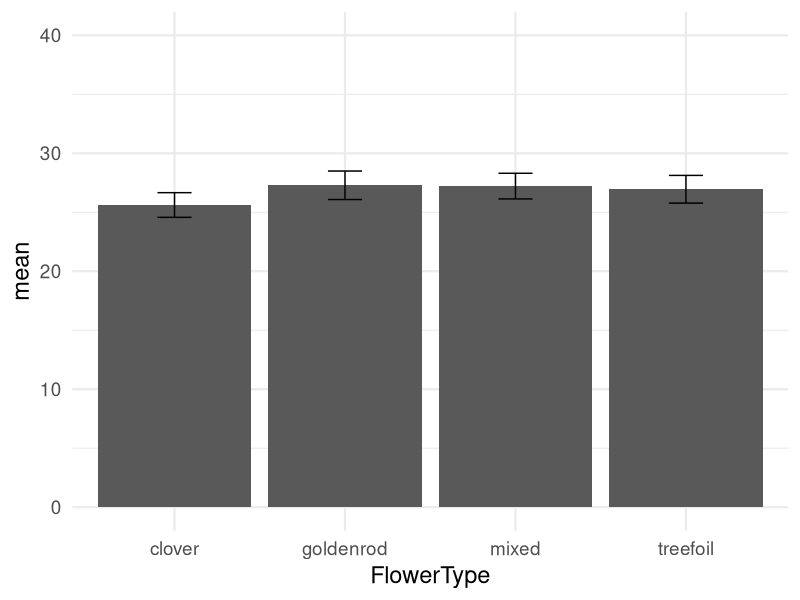
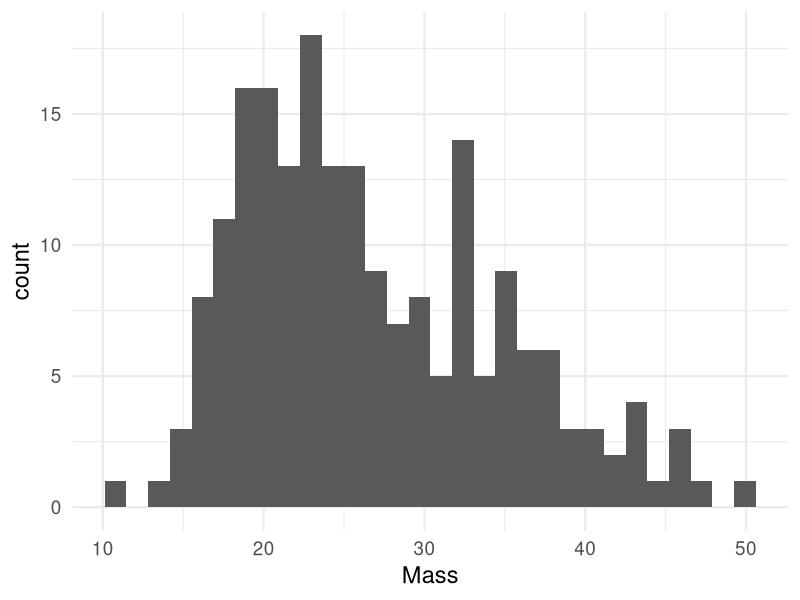
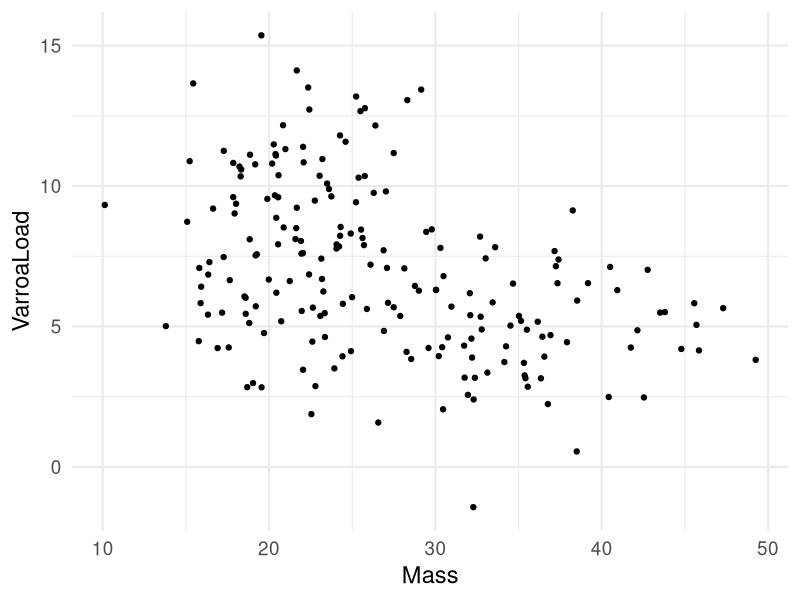
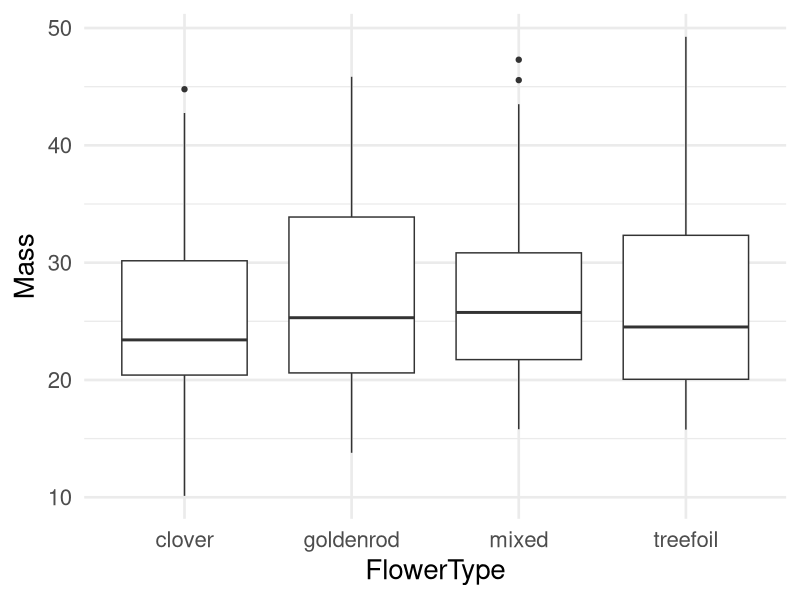
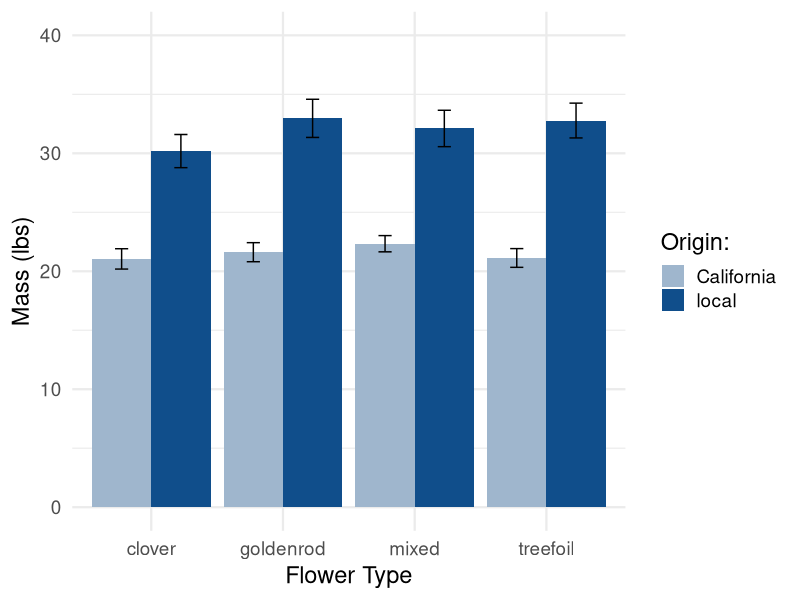
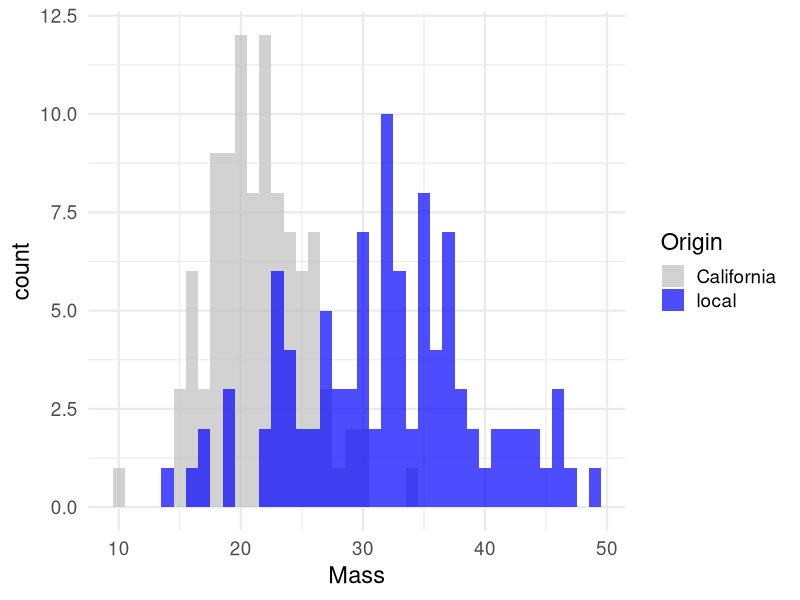
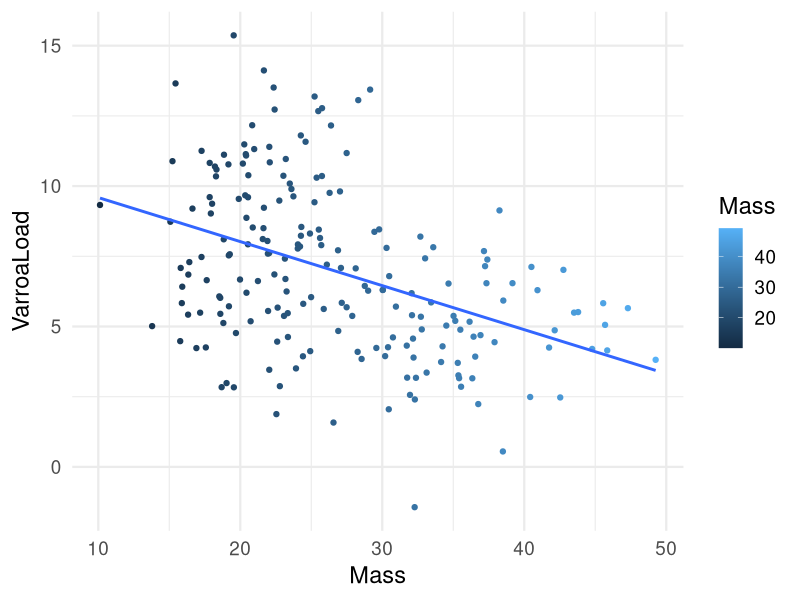
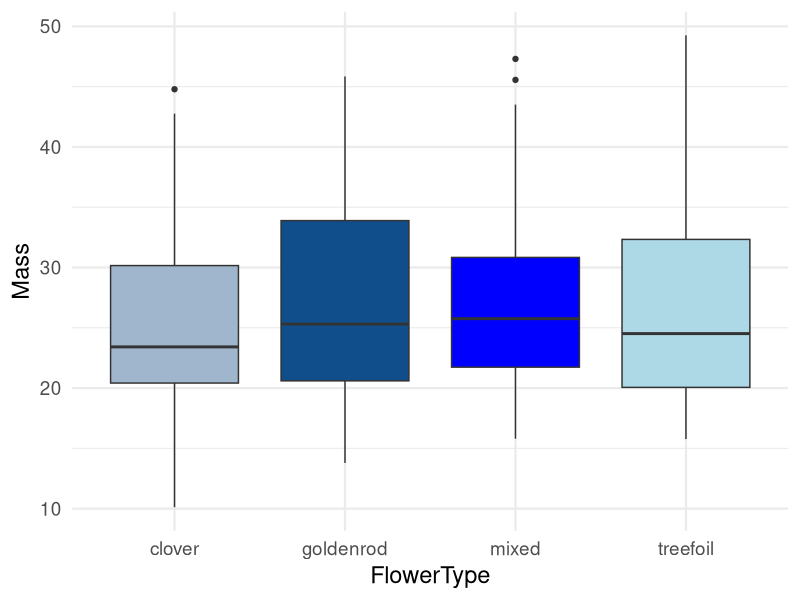

Generate these figures, in order, with R:
################################################
# ggplot 2 Presentation
# P. Alexander Burnham
# May 3, 2017
# Comp. Bio
################################################
# Preliminaries:

# Clear memory of varaiables and objects:
rm(list=ls())

# load packages:
library(ggplot2)
library(plyr)

################################################

# data:

ID <- c(1:200)

# create a factor called origin
Origin <- c(rep("local", 100), 
            rep("California", 100))

# create a factor called flower type
FlowerType <- rep(c(rep("clover",25), 
                    rep("goldenrod",25), 
                    rep("treefoil",25), 
                    rep("mixed",25)),2)

# create a variable called mass
Mass <- c(rnorm(n = 100,
                mean=32, 
                sd = 8), rnorm(n = 100, 
                               mean=21, 
                               sd=4))
# create a variable called Nosema Load
NosemaLoad <-c(rnorm(n = 100,
                     mean=100000, 
                     sd = 80000), rnorm(n = 100, 
                                        mean=500000, 
                                        sd=40000))

# create a variable called varroa load
VarroaLoad <- c(rnorm(n = 100,
                      mean=5, 
                      sd = 2), rnorm(n = 100, 
                                     mean=9, 
                                     sd=3))

# create a variable called time
Time <- rep(c(rep("Time1", 50), rep("Time2", 50)),2)

# create data frame
DF <- data.frame(ID, Origin, FlowerType, Mass, NosemaLoad, VarroaLoad, Time)



#####################################################################

# using ddply to get summary stats for mass:
DF1 <- ddply(DF, c("FlowerType"), summarise, 
             n = length(Mass),
             mean = mean(Mass, na.rm=TRUE),
             sd = sd(Mass, na.rm=TRUE),
             se = sd / sqrt(n))

#####################################################################

plot1 <- ggplot(DF1, aes(x=FlowerType,
                         y=mean)) + geom_bar(stat = "identity") 

plot1 + theme_minimal(base_size = 17) + geom_errorbar(aes(ymin=mean-se, ymax=mean+se), width=.2, position=position_dodge(.9)) +coord_cartesian(ylim = c(0, 40))

# histogram

plot2 <- ggplot(DF, aes(Mass))

plot2 + geom_histogram() + stat_bin(bins = 30) + theme_minimal(base_size = 17)


# scatter plot:

plot3 <- ggplot(DF, aes(x=Mass, 
                        y=VarroaLoad))

plot3 + geom_point() + theme_minimal(base_size = 17) 

# boxplot

plot4 <- ggplot(DF, aes(x=FlowerType, 
                        y=Mass))

plot4 + geom_boxplot() + theme_minimal(base_size = 20)

# more complicated figures:

# using ddply to get summary stats for mass:
DF2 <- ddply(DF, c("FlowerType", "Origin"), summarise, 
             n = length(Mass),
             mean = mean(Mass, na.rm=TRUE),
             sd = sd(Mass, na.rm=TRUE),
             se = sd / sqrt(n))


# bar plot
#choosing color pallet
colors <- c("slategray3", "dodgerblue4")

#Create a bar graph for with CI and SE bars
plot5 <- ggplot(DF2, aes(x=FlowerType,
                         y=mean, 
                         fill=Origin)) + 
  geom_bar(stat="identity",
           position=position_dodge()) + labs(x="Flower Type", y = "Mass (lbs)") + geom_errorbar(aes(ymin=mean-se, ymax=mean+se), width=.2, position=position_dodge(.9))

plot5 + theme_minimal(base_size = 17) + scale_fill_manual(values=colors, name="Origin:") + coord_cartesian(ylim = c(0, 40))


# histogram

colors <- c("gray", "blue")

plot6 <- ggplot(DF, aes(x=Mass, fill=Origin)) +
  geom_histogram(binwidth=1, alpha=.7, position="identity")

plot6 + theme_minimal(base_size = 17) + scale_fill_manual(values=colors)

# scatter plot:

plot7 <- ggplot(DF, aes(x=Mass, 
                        y=VarroaLoad))

plot7 + geom_point(aes(color = Mass)) + theme_minimal(base_size = 17) + geom_smooth(method = "lm", se = F)

# boxplot:

colors1 <- c("slategray3", "dodgerblue4", "blue", "lightblue")

plot8 <- ggplot(DF, aes(x=FlowerType, 
                        y=Mass, 
                        fill=FlowerType))

plot8 + geom_boxplot() + scale_fill_manual(values=colors1, guide_legend(NULL)) + guides(fill=FALSE) + theme_minimal(base_size = 17)

# clean graphics:

DF3 <- ddply(DF, c("Time", "Origin"), summarise, 
             n = length(NosemaLoad),
             mean = mean(NosemaLoad, na.rm=TRUE),
             sd = sd(NosemaLoad, na.rm=TRUE),
             se = sd / sqrt(n))




plot9 <- ggplot(data = DF3, 
                aes(x = Time, 
                    y = mean, 
                    group = Origin)
) + geom_point(size=3) + scale_colour_manual(values = c("black", "black")) + labs(x = "Time", y = "Nosema Load (spores/bee)") + geom_line(aes(linetype=Origin), size=1) + scale_fill_brewer(palette = "Paired") + theme_classic(base_size = 17) + coord_cartesian(ylim = c(0, 690000), xlim = c(1,2)) + geom_errorbar(aes(ymin = mean - se, ymax = mean + se, width = 0.1))

plot9 + theme(legend.position=c(.15, .85)) + labs(linetype="Queen Origin") 
